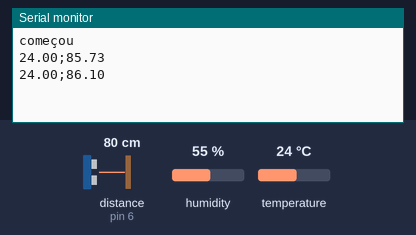
The sketch below on a simulated Arduino Uno, built with avr-gcc and run on an emulated ATmega328P. On the bench: the last lines printed to the serial monitor. Wiring (inferred from the names in the program): ultrasonic range finder: trigger pin 5; echo pin 6. The test bench sets the inputs (shaded band); at power-on: distance to the obstacle (sensor on pin 6) 80 cm, humidity 55 %, temperature 24 °C. The echo pulse lasts 58.3 µs per cm.

Above: at 3.8 s.
3.9 s: distance to the obstacle (sensor on pin 6) set to 2 cm
At 5.4 s:
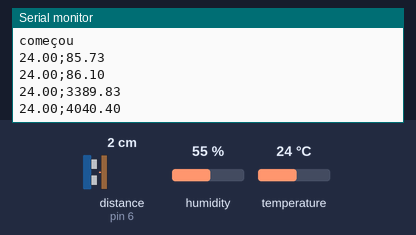
5.5 s: humidity set to 68 %
At 6.9 s:
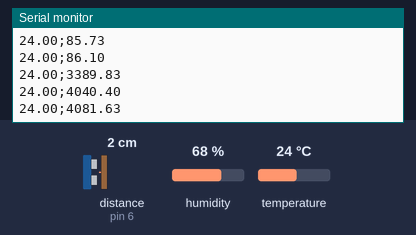
7.1 s: temperature set to 12 °C
At 7.9 s:
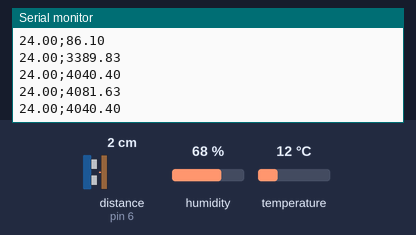
8.7 s: distance to the obstacle (sensor on pin 6) set to 4 cm
At 9.5 s:
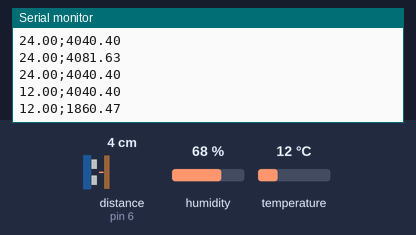
10.3 s: temperature set to 19 °C
At 12.0 s:
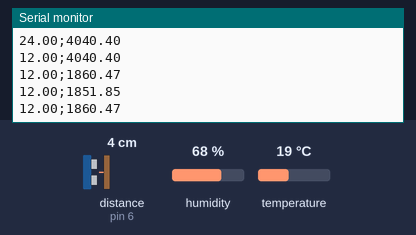
Timing chart, 0 to 12.9 s (numbered marks = the images above; inputs shaded):
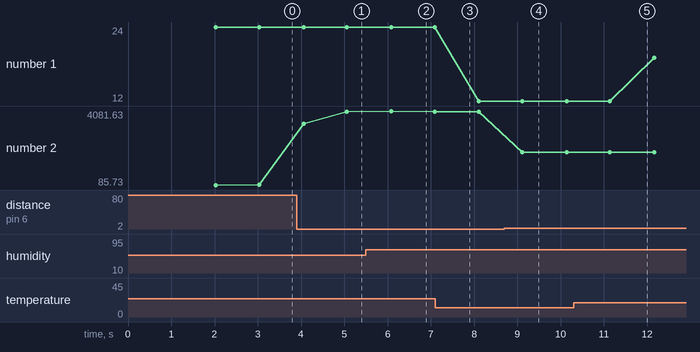

Measured:
- after the input at 3.9 s, the serial monitor: prints a new line after 0.16 s (image 1)
- after the input at 5.5 s, the serial monitor: prints a new line after 0.59 s (image 2)
- after the input at 8.7 s, the serial monitor: prints a new line after 0.41 s (image 4)
- plotted number 1: 24 → 12 after the input at 7.1 s, 12 → 19 after the input at 10.3 s
- plotted number 2: 86.1 → 4040.4 after the input at 3.9 s, 4040.4 → 1851.85 after the input at 8.7 s

The sketch:

velocidade_do_som_g4.ino
```cpp
int trig = 5;
int echo =6;
float sensor; float tempo; float velocidade; float tempo_seg;
int i;

#include <DHT.h>
float leitura_temperatura;

int pino_dados = A1;

DHT sensor_dht(pino_dados, DHT11);

void setup() {
  // put your setup code here, to run once:
  pinMode(echo,INPUT);
  pinMode(trig,OUTPUT);
  Serial.begin(9600);
  sensor_dht.begin();
}

void loop() {
  delay(2000);
  Serial.println("começou");
  i = 0;
  while(i<601){
  i++;
  leitura_temperatura = sensor_dht.readTemperature();
  digitalWrite(trig,LOW);
  delayMicroseconds(2);
  digitalWrite(trig,HIGH);
  delayMicroseconds(10);
  digitalWrite(trig,LOW);
  delayMicroseconds(2);
  tempo=pulseIn(echo,HIGH);
  velocidade = 0.4/tempo*1e6;
  Serial.print(leitura_temperatura);
  Serial.print(";");
  Serial.print(velocidade);
  Serial.println();
  delay(1000);}
  Serial.println("terminou");


}
```
